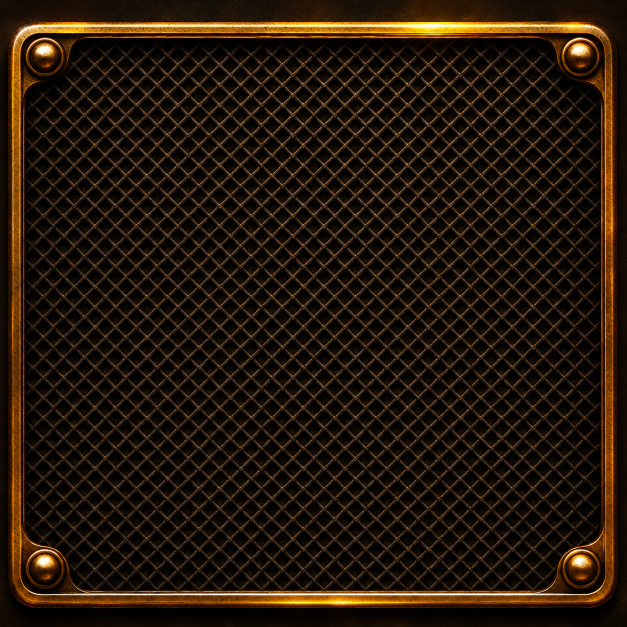
#> input picture design/ref/mesh-ref.png, 1254 x 1254 px (shown at 1/2 size)
$ python studio_sessplate.py ../ref/mesh-ref.png out.png
#> lines starting #> are read from the running program, lines starting #| are printed output that depends on the picture
# Session gear bay of sk-studio.jpg: the old baked wheels are removed and the bay gets a dim steampunk mesh plate (design/ref/mesh-ref.png,
# frame cropped away) as its bottom layer; the live gears turn on top of it. Everything is baked into the backdrop, so the layer order is
# untouched (backdrop < gears < buttons).
# usage: python -I design/tools/studio_sessplate.py <in.jpg> <out.jpg>   (in = design/ref/sk-studio.pre-sgears.jpg)
import sys, numpy as np
from PIL import Image
from scipy.ndimage import gaussian_filter
a = np.asarray(Image.open(sys.argv[1]).convert('RGB')).astype(np.float32)
X0, Y0, X1, Y1 = 76, 611, 452, 774                 # the bay (ref px)
OPACITY, DIM = 0.55, 0.62                           # mesh strength / brightness: low = faded
mesh = Image.open('design/ref/mesh-ref.png').convert('RGB').crop((200, 300, 1000, 300 + int(800 * (Y1 - Y0) / (X1 - X0))))
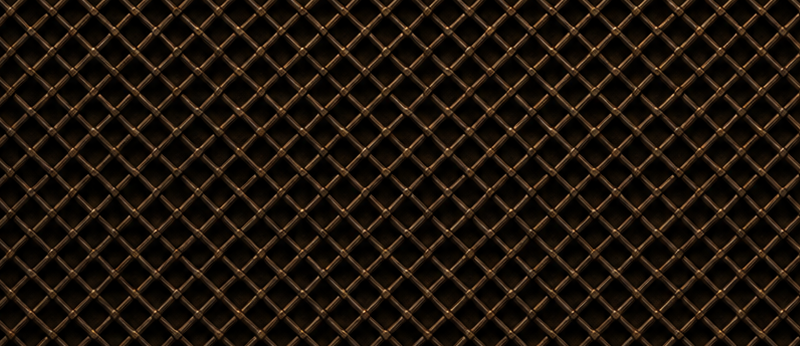
#> mesh: PIL image 800x346 RGB; mean R, G, B 29.7, 20, 11.4
mesh = np.asarray(mesh.resize((X1 - X0, Y1 - Y0), Image.LANCZOS)).astype(np.float32)
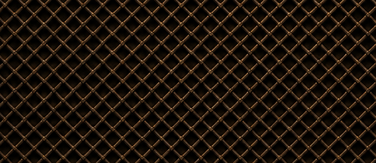
#> mesh: shape (163, 376, 3) float32; mean R, G, B 29.8, 20.1, 11.4
base = np.array([26.0, 14.0, 8.0])                  # plain dark plate under the mesh
inside = np.zeros(a.shape[:2], np.float32); inside[Y0:Y1, X0:X1] = 1
al = gaussian_filter(inside, 4)[Y0:Y1, X0:X1][..., None]
lum = mesh.mean(axis=2, keepdims=True); tint = mesh * 0.5 + lum * np.array([1.0, 0.62, 0.34]) * 0.5   # warm bronze tint
#> after `lum = mesh.mean(axis=2, keepdims=True)`:
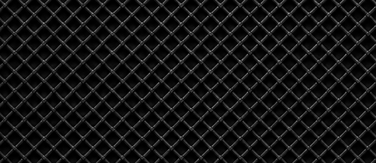
#> lum: shape (163, 376, 1) float32; min 0, max 155.7, mean 20.4
layer = base * (1 - OPACITY) + tint * DIM * OPACITY + base * 0.0
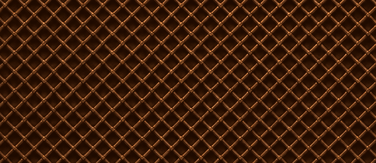
#> layer: shape (163, 376, 3) float64; mean R, G, B 20.3, 11.9, 6.7; drawn with min black and max white
a[Y0:Y1, X0:X1] = a[Y0:Y1, X0:X1] * (1 - al) + layer * al
Image.fromarray(np.clip(a, 0, 255).astype(np.uint8)).save(sys.argv[2], quality=86)
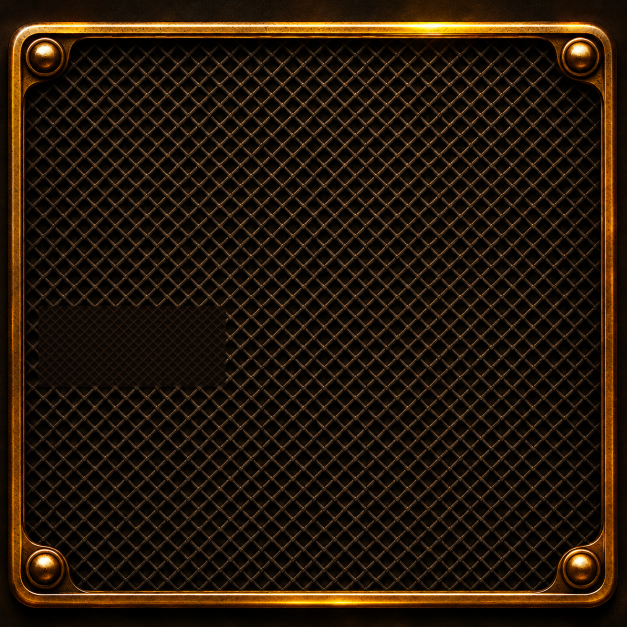
#> saved as out.png: PIL image 1254x1254 RGB (shown at 1/2 size); mean R, G, B 36.3, 22.8, 9.8
